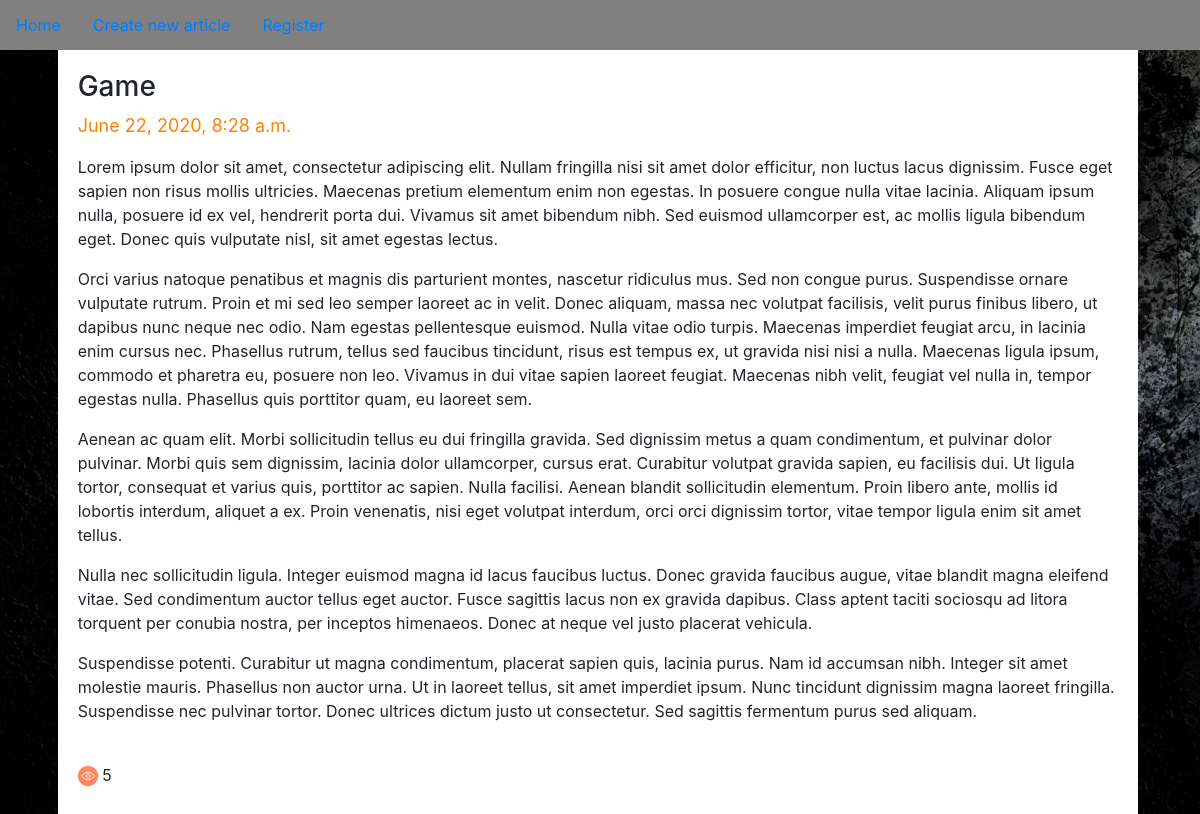
Page /news/26 on the committed database.
### blog_site/models.py (models this page shows, shortened)
class News(models.Model):
    title=models.CharField(max_length=100)
    text=models.TextField(blank=True)
    image=models.ImageField(upload_to='news', null=True, blank=True)
    is_published=models.BooleanField(default=True)
    pub_date=models.DateTimeField(auto_now_add=True)
    views=models.IntegerField(default=0)
    cat=models.ManyToManyField(Category)
    class Meta:
        verbose_name='Новость'
        verbose_name_plural='Новости'

### blog_site/views.py (the view)
# urls.py: path('news/<int:news_pk>', views.detailPage, name='detail'),
def detailPage(request,news_pk):
    current_art = get_object_or_404(News, pk=news_pk)
    current_art.views = F('views') + 1
    current_art.save()
    current_art.refresh_from_db()
    return render(request, 'blog/detail.html', {'article': current_art})

### blog_site/templates/blog/detail.html (shortened to what this page needs)
{%extends 'base.html'%}
{%load static%}
{%block detail%}
<div class="wrapper ">
<div class="art">
<h3>{{article.title}}</h3>
<p class="date">{{article.pub_date}}</p>
{% autoescape off %}
{{article.text|linebreaks}}
{% endautoescape %}
<br>
<img src="{% static 'icon/views.png' %}" alt="" class="icon">
<span class="views">{{article.views}}</span>
</div>
</div>
{%endblock%}

### static/css/style.css (style rules this page uses)
* { box-sizing: border-box; }
.date { color: #ff8000; font-size: 18px; }
.wrapper { min-height: 813.750px; min-width: 100%; background-size: 100%; display: flex; justify-content: center; position: relative; }
.wrapper::after { clear: both; content: '.'; display: block; }
.art { padding: 20px; height: auto; background: white; width: 90%; z-index: 2; }
.icon { width: 20px; height: 20px; }
.views { left: 40px; }

### rows in the picture
News: title "Game", pub_date "June 22, 2020, 8:28 a.m.", text "Lorem ipsum dolor sit amet, consectetur adipiscing elit. Nullam fringilla nisi sit amet dolor efficitur, non luctus lacus dignissim. Fusce eget sapien non risus mollis ultricies. Maecenas pretium elementum enim non egestas. In posuere congue nulla vitae lacinia. Aliquam ipsum nulla, posuere id ex vel, hendrerit porta dui. Vivamus sit amet bibendum nibh. Sed euismod ullamcorper est, ac mollis ligula bibendum eget. Donec quis vulputate nisl, sit amet egestas lectus. Orci varius natoque penatibus et magnis dis parturient montes, nascetur ridiculus mus. Sed non congue purus. Suspendisse ornare vulputate rutrum. Proin et mi sed leo semper laoreet ac in velit. Donec aliquam, massa nec volutpat…", views "5"
